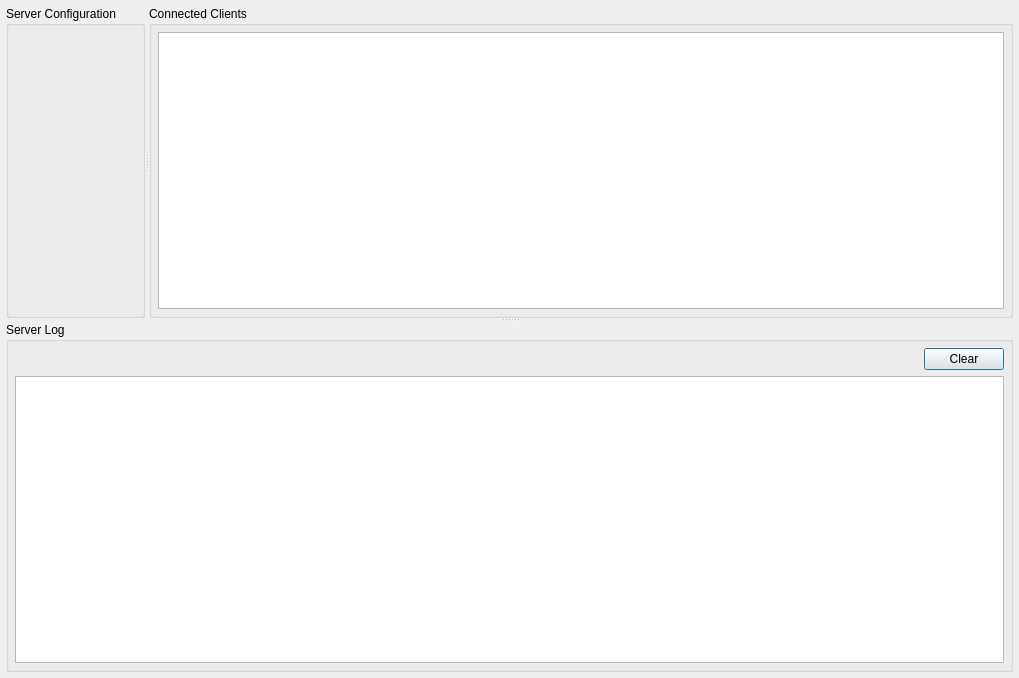
<?xml version="1.0" encoding="UTF-8"?>
<ui version="4.0">
 <class>Dialog</class>
 <widget class="QDialog" name="Dialog">
  <property name="geometry">
   <rect>
    <x>0</x>
    <y>0</y>
    <width>1019</width>
    <height>678</height>
   </rect>
  </property>
  <property name="windowTitle">
   <string>Dialog</string>
  </property>
  <layout class="QVBoxLayout" name="verticalLayout_3">
   <property name="leftMargin">
    <number>6</number>
   </property>
   <property name="topMargin">
    <number>6</number>
   </property>
   <property name="rightMargin">
    <number>6</number>
   </property>
   <property name="bottomMargin">
    <number>6</number>
   </property>
   <item>
    <widget class="QSplitter" name="splitter_2">
     <property name="orientation">
      <enum>Qt::Vertical</enum>
     </property>
     <widget class="QSplitter" name="splitter">
      <property name="orientation">
       <enum>Qt::Horizontal</enum>
      </property>
      <widget class="QGroupBox" name="groupBoxServer">
       <property name="title">
        <string>Server Configuration</string>
       </property>
       <layout class="QVBoxLayout" name="verticalLayout">
        <property name="leftMargin">
         <number>6</number>
        </property>
        <property name="topMargin">
         <number>6</number>
        </property>
        <property name="rightMargin">
         <number>6</number>
        </property>
        <property name="bottomMargin">
         <number>6</number>
        </property>
        <item>
         <widget class="QUaServerWidget" name="widgetServer" native="true"/>
        </item>
       </layout>
      </widget>
      <widget class="QGroupBox" name="groupBoxCllients">
       <property name="title">
        <string>Connected Clients</string>
       </property>
       <layout class="QVBoxLayout" name="verticalLayout_2">
        <property name="leftMargin">
         <number>6</number>
        </property>
        <property name="topMargin">
         <number>6</number>
        </property>
        <property name="rightMargin">
         <number>6</number>
        </property>
        <property name="bottomMargin">
         <number>6</number>
        </property>
        <item>
         <widget class="QUaSessionTableView" name="tableViewSessions"/>
        </item>
       </layout>
      </widget>
     </widget>
     <widget class="QGroupBox" name="groupBoxLog">
      <property name="title">
       <string>Server Log</string>
      </property>
      <layout class="QGridLayout" name="gridLayout">
       <property name="leftMargin">
        <number>6</number>
       </property>
       <property name="topMargin">
        <number>6</number>
       </property>
       <property name="rightMargin">
        <number>6</number>
       </property>
       <property name="bottomMargin">
        <number>6</number>
       </property>
       <item row="0" column="0">
        <spacer name="horizontalSpacer">
         <property name="orientation">
          <enum>Qt::Horizontal</enum>
         </property>
         <property name="sizeHint" stdset="0">
          <size>
           <width>909</width>
           <height>20</height>
          </size>
         </property>
        </spacer>
       </item>
       <item row="0" column="1">
        <widget class="QPushButton" name="pushButtonClearLog">
         <property name="text">
          <string>Clear</string>
         </property>
        </widget>
       </item>
       <item row="1" column="0" colspan="2">
        <widget class="QUaLogTableView" name="tableViewLogs"/>
       </item>
      </layout>
     </widget>
    </widget>
   </item>
  </layout>
 </widget>
 <customwidgets>
  <customwidget>
   <class>QUaServerWidget</class>
   <extends>QWidget</extends>
   <header location="global">QUaServerWidget</header>
   <container>1</container>
  </customwidget>
  <customwidget>
   <class>QUaLogTableView</class>
   <extends>QTableView</extends>
   <header>dialog.h</header>
  </customwidget>
  <customwidget>
   <class>QUaSessionTableView</class>
   <extends>QTableView</extends>
   <header>dialog.h</header>
  </customwidget>
 </customwidgets>
 <resources/>
 <connections/>
</ui>
